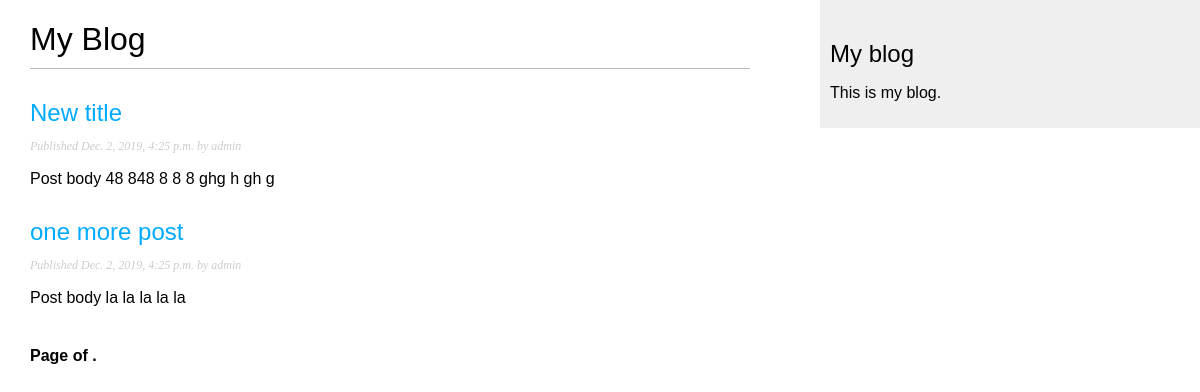
/blog/, run on an earlier commit of the app's database.
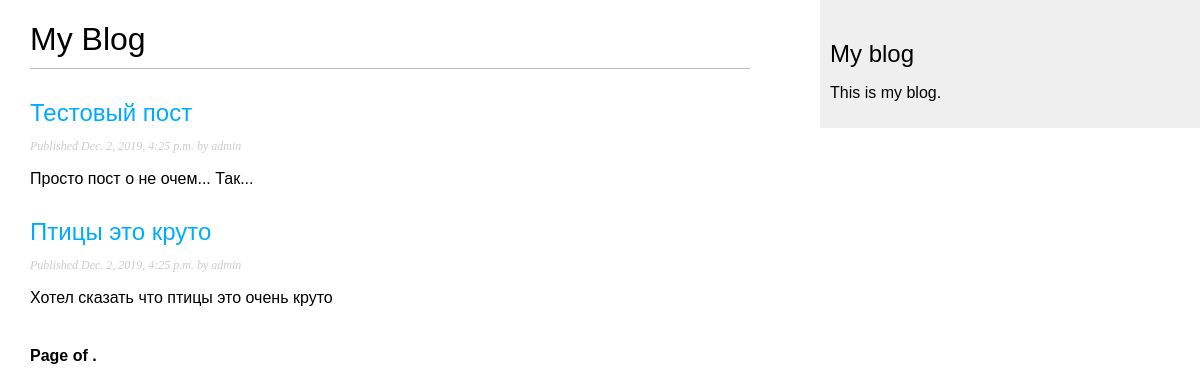
And on a later commit of the database.
### blog/models.py (models this page shows, shortened)
class Post(models.Model):
    STATUS_CHOICES = (
        ('draft', 'Draft'),
        ('published', 'Published'),
    )
    title = models.CharField(max_length=250)
    slug = models.SlugField(max_length=250,
                            unique_for_date='publish')
    author = models.ForeignKey(User,
                               on_delete=models.CASCADE,
                               related_name='blog_posts')
    body = models.TextField()
    publish = models.DateTimeField(default=timezone.now)
    created = models.DateTimeField(auto_now_add=True)
    updated = models.DateTimeField(auto_now=True)
    status = models.CharField(max_length=10,
                              choices=STATUS_CHOICES,
                              default='draft')
    objects = models.Manager() # The default manager.
    published = PublishedManager() # Our custom manager.
    class Meta:
        ordering = ('-publish',)
    def get_absolute_url(self):
        return reverse('blog:post_detail',
                       args=[self.publish.year,
                             self.publish.month,
                             self.publish.day,
                             self.slug])

### blog/views.py (the view)
def post_list(request):
    object_list = Post.published.all()
    paginator = Paginator(object_list, 3) # 3 posts in each page
    page = request.GET.get('page')
    try:
        posts = paginator.page(page)
    except PageNotAnInteger:
        posts = paginator.page(1)
    except EmptyPage:
        posts = paginator.page(paginator.num_pages)
    return render(request,
                  'blog/post/list.html',
                  {'page': page,
                   'posts': posts})

### blog/models.py (called while the page is built)
    def get_queryset(self):
        return super(PublishedManager, self).get_queryset().filter(status='published')

### blog/templates/blog/post/list.html (shortened to what this page needs)
{% extends "blog/base.html" %}
{% block content %}
  <h1>My Blog</h1>
  {% for post in posts %}
    <h2>
      <a href="{{ post.get_absolute_url }}">
        {{ post.title }}
      </a>
    </h2>
    <p class="date">
      Published {{ post.publish }} by {{ post.author }}
    </p>
    {{ post.body|truncatewords:30|linebreaks }}
  {% endfor %}
  {% include "pagination.html" with page=page_obj %}
{% endblock %}

What changed in the data, as far as the page shows it:
changed Post: title "New title" → "Тестовый пост"; body "Post body 48 848 8 8 8 ghg h gh g" → "Просто пост о не очем... Так..."
changed Post: title "one more post" → "Птицы это круто"; body "Post body la la la la la" → "Хотел сказать что птицы это очень круто"
